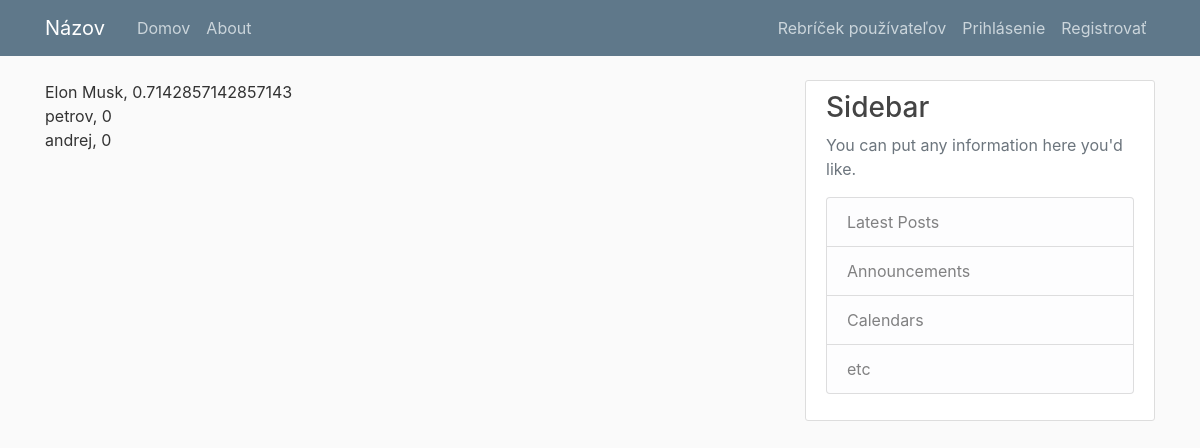
The app's page /leaderboard with its own data.
### application/models.py (models this page shows, shortened)
class User(db.Model, UserMixin):
    id = db.Column(db.Integer, primary_key=True)
    username = db.Column(db.String(20), unique=True, nullable=False)
    email = db.Column(db.String(120), unique=True, nullable=False)
    image_file = db.Column(db.String(20), nullable=False, default='default.jpg')
    password = db.Column(db.String(60), nullable=False)
    posts = db.relationship('Post', backref='author', lazy=True)
    comments = db.relationship('Comment', backref='author', lazy=True)
    comment_likes = db.relationship('CommentLike', backref='user', lazy=True)
    post_likes = db.relationship('PostLike', backref='user', lazy=True)
    trustworthy_submissions = db.relationship('TrustworthySubmission', backref='user', lazy=True)
    score = 0

### application/users/routes.py (the view)
@users.route('/leaderboard')
def leaderboard():
    users = User.query.all()
    for user in users:
        user.score = _calc_user_score(user)
    users.sort(key=lambda x: x.score, reverse=True)
    return render_template('leaderboard.html', title='Rebríček používateľov', users=users)

### application/users/routes.py (called while the page is built)
def _calc_user_score(user):
    numerator = 0
    denominator = 0
    for comment in user.comments:
        q = CommentLike.query.filter_by(comment_id=comment.id)
        positive_interaction = q.filter_by(is_upvote=True).count()
        total_interaction = q.count()
        numerator += positive_interaction
        denominator += total_interaction
    return 0 if denominator == 0 else numerator/denominator

### application/templates/leaderboard.html
{% extends "layout.html" %}
{% block content %}
{% for user in users %}
  <div>{{ user.username }}, {{ user.score }}</div>
{% endfor %}
{% endblock content %}

### application/static/main.css (style rules this page uses)
body { background: #fafafa; color: #333333; margin-top: 5rem; }

### records on screen
User: username "Elon Musk", score "0.7142857142857143"
User: username "petrov", score "0"
User: username "andrej", score "0"
